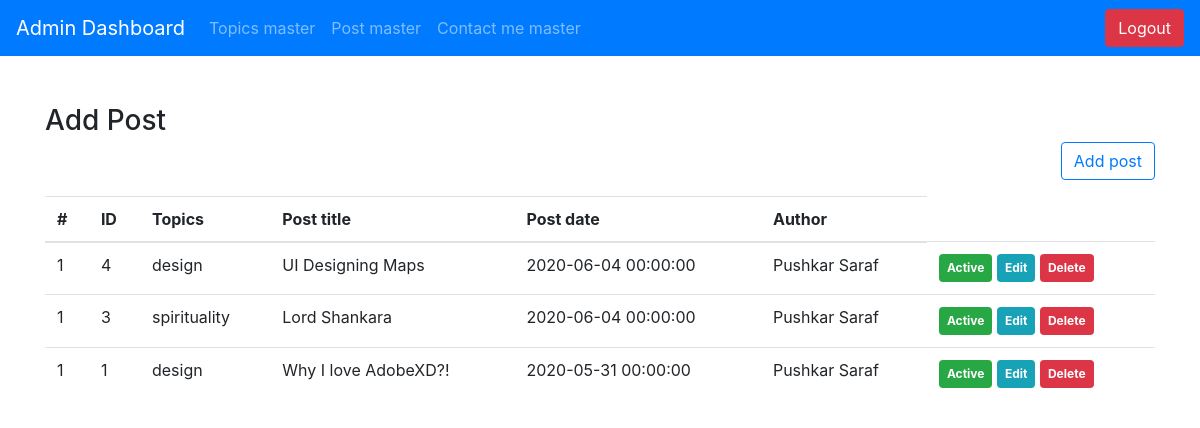
Page /admin/post.php on the committed database.
### tables this page shows
CREATE TABLE IF NOT EXISTS `post` (
  `id` int(11) NOT NULL AUTO_INCREMENT,
  `topics_id` int(11) NOT NULL,
  `post_title` varchar(255) NOT NULL,
  `post_body` text NOT NULL,
  `post_image` varchar(255) NOT NULL,
  `post_date` datetime NOT NULL,
  `post_author` text NOT NULL,
  `status` tinyint(4) NOT NULL,
  PRIMARY KEY (`id`)
);

CREATE TABLE IF NOT EXISTS `topics` (
  `id` int(11) NOT NULL AUTO_INCREMENT,
  `topics` varchar(255) NOT NULL,
  `status` tinyint(4) NOT NULL,
  PRIMARY KEY (`id`)
);

### admin/post.php (the view, shortened to what this page needs)
<?php
require('./top.inc.php');
$sql = "select post.*,topics.topics from post,topics where post.topics_id=topics.id order by post.id desc";
$res = mysqli_query($con,$sql);
?>
<div class="container mt-5">
	   <div class="row">
		  <div class="col-sm-12">
          <h3 class="mb-1">Add Post</h3>
            <a href="manage_post.php" class="btn btn-outline-primary float-right mb-3">Add post</a>
            <table class="table ">
                <thead>
                    <tr>
                        <th class="serial">#</th>
                        <th>ID</th>
                        <th>Topics</th>
                        <th>Post title</th>
                        <th>Post date</th>
                        <th>Author</th>
                    </tr>
                </thead>
                <tbody>
                    <?php
                        $i=1;
                        while($row=mysqli_fetch_assoc($res)){
                    ?>
                    <tr>
                        <td class="serial"><?php echo $i?></td>
                        <td><?php echo $row['id']?></td>
                        <td><?php echo $row['topics']?></td>
                        <td><?php echo $row['post_title']?></td>
                        <td><?php echo $row['post_date']?></td>
                        <td><?php echo $row['post_author']?></td>
                        <td>
                        <?php
                        if($row['status'] == 1){
                            echo "<span class='badge badge-success p-2'><a class='text-white' href='?type=status&operation=deactive&id=".$row['id']."'>Active</a></span>&nbsp;";
                        }else{
                            echo "<span class='badge badge-warning p-2'><a class='text-white' href='?type=status&operation=active&id=".$row['id']."'>Deactive</a></span>&nbsp;";
                        }
                        echo "<span class='badge badge-info p-2'><a class='text-white' href='manage_post.php?id=".$row['id']."'>Edit</a></span>&nbsp;";
                        echo "<span class='badge badge-danger p-2'><a class='text-white' href='?type=delete&id=".$row['id']."'>Delete</a></span>";
                        ?>
                        </td>
                    </tr>
                    <?php } ?>
                </tbody>
            </table>
		  </div>
	   </div>
</div>
<?php require('./footer.inc.php'); ?>

### admin/top.inc.php (shortened to what this page needs)
<html lang="en">
<head>
    <link rel="stylesheet" href="https://stackpath.bootstrapcdn.com/bootstrap/4.5.0/css/bootstrap.min.css">
</head>
<body>
    <nav class="navbar navbar-expand-lg navbar-dark bg-primary">
        <a class="navbar-brand" href="#">Admin Dashboard</a>
        <div class="collapse navbar-collapse" id="navbarColor02">
          <ul class="navbar-nav mr-auto">
            <li class="nav-item">
              <a class="nav-link" href="./topics.php">Topics master</a>
            </li>
            <li class="nav-item">
              <a class="nav-link" href="./post.php">Post master</a>
            </li>
            <li class="nav-item">
              <a class="nav-link" href="./contact_me.php">Contact me master</a>
            </li>
          </ul>
          <ul class="navbar-nav ml-auto">
              <li class="nav-item">
                <a class="btn btn-danger" href="./logout.php">Logout</a>
              </li>
          </ul>
        </div>
      </nav>

### admin/footer.inc.php (shortened to what this page needs)
</body>
</html>

### admin/top.inc.php (style rules this page uses)
html,body { overflow-x: auto; }

### rows in the picture
post: id "4", topics.topics "design", post_title "UI Designing Maps", post_date "2020-06-04 00:00:00", post_author "Pushkar Saraf"
post: id "3", topics.topics "spirituality", post_title "Lord Shankara", post_date "2020-06-04 00:00:00", post_author "Pushkar Saraf"
post: id "1", topics.topics "design", post_title "Why I love AdobeXD?!", post_date "2020-05-31 00:00:00", post_author "Pushkar Saraf"
